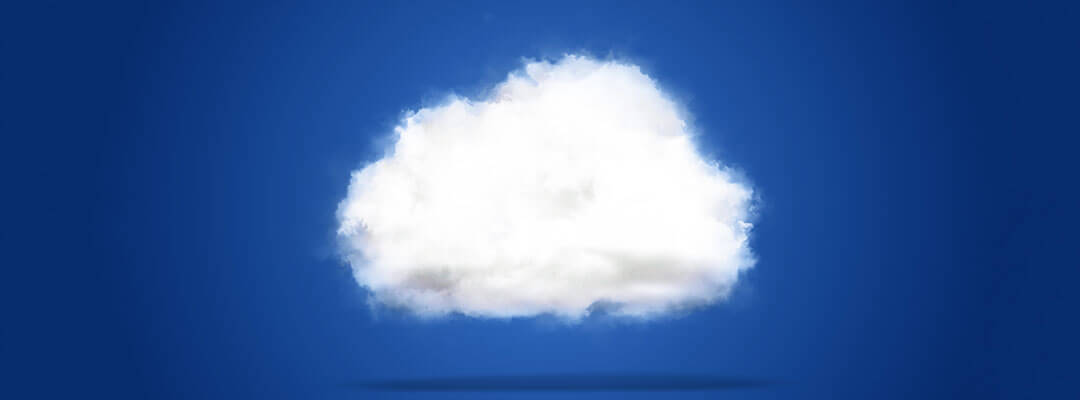
#> input picture cloud2.png, 1080 x 400 px
$ python laplacian.py   (older library calls are emulated)
#> lines starting #> are read from the running program, lines starting #| are printed output that depends on the picture
import cv2
from matplotlib import pyplot as plt
from skimage import filters

if __name__ == "__main__":
    img = cv2.imread('cloud2.png',0)
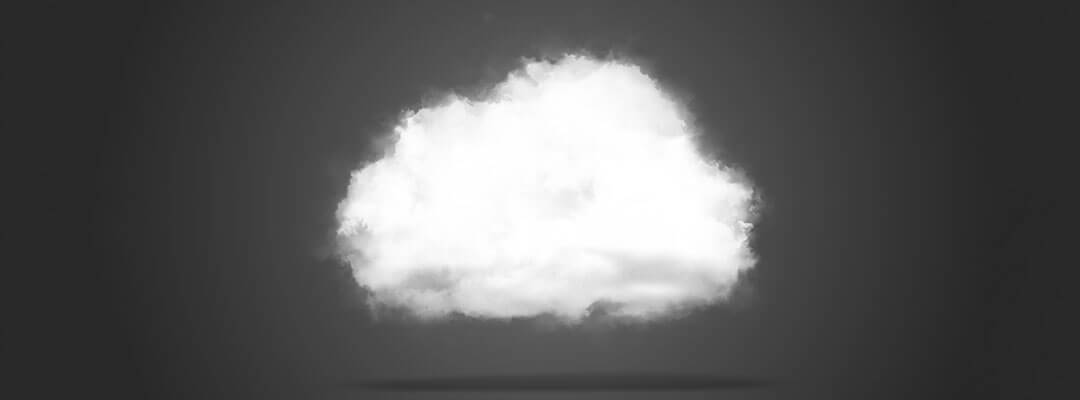
#> img: shape (400, 1080); min 38, max 255, mean 92.4

    laplacian = cv2.Laplacian(img,cv2.CV_64F)
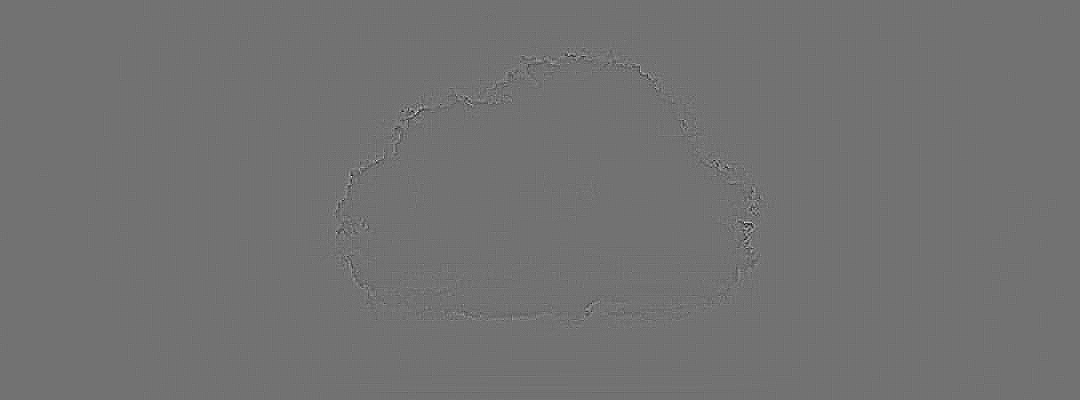
#> laplacian: shape (400, 1080) float64; min -83, max 102, mean 0; drawn with min black and max white
    sobelx = cv2.Sobel(img, cv2.CV_64F, 1, 0, ksize=5)
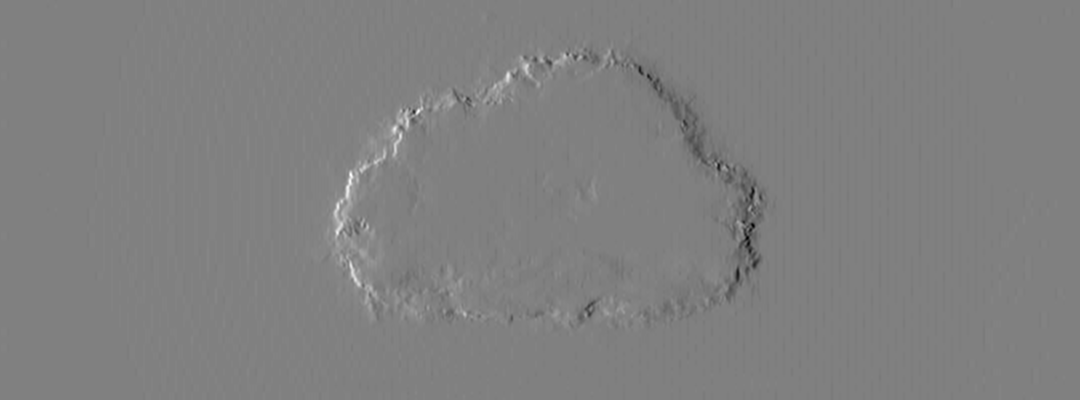
#> sobelx: shape (400, 1080) float64; min -3633, max 3581, mean 0; drawn with min black and max white
    sobely = cv2.Sobel(img, cv2.CV_64F, 0, 1, ksize=5)
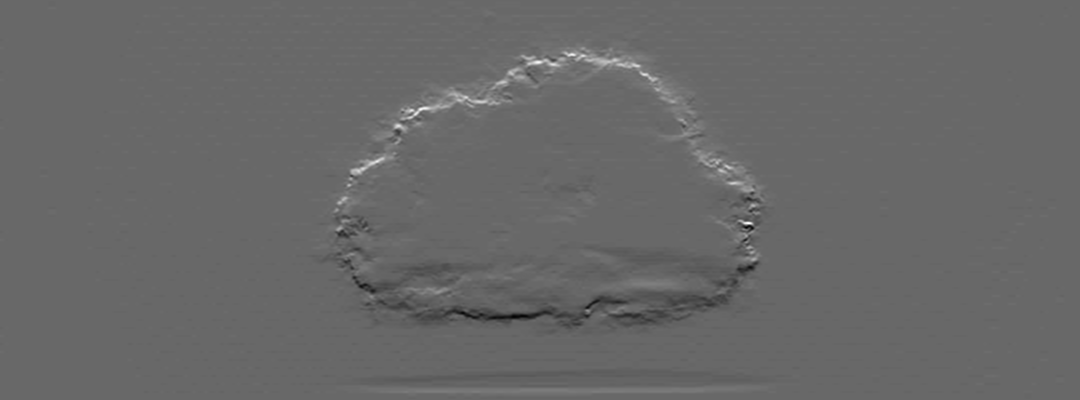
#> sobely: shape (400, 1080) float64; min -2798, max 4012, mean 0.1; drawn with min black and max white
    filters_sobel = filters.sobel(img)
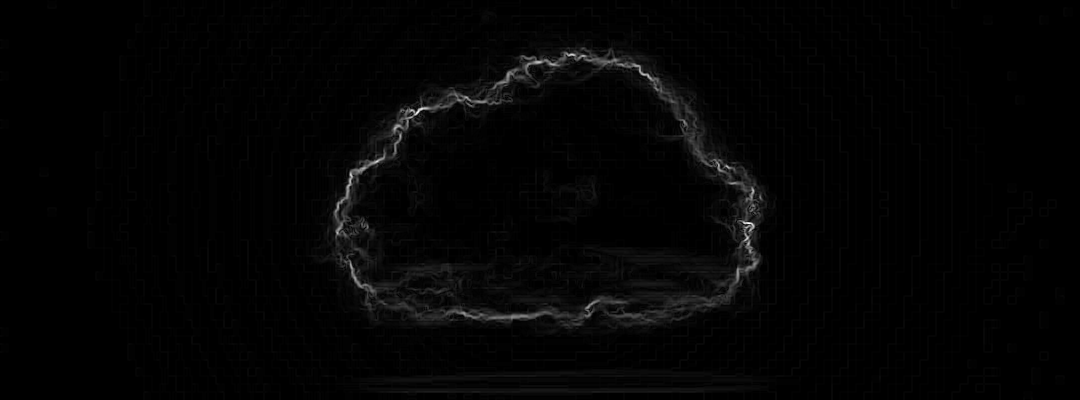
#> filters_sobel: shape (400, 1080) float64; min 0, max 0.248, mean 0.00407; drawn with min black and max white
    filters_prewitt = filters.prewitt(img)

    plt.subplot(3, 3, 1), plt.imshow(img, cmap='gray')
    plt.title('Original'), plt.xticks([]), plt.yticks([])
    plt.subplot(3, 3, 2), plt.imshow(laplacian, cmap='gray')
    plt.title('Laplacian'), plt.xticks([]), plt.yticks([])
    plt.subplot(3, 3, 3), plt.imshow(sobelx, cmap='gray')
    plt.title('Sobel X'), plt.xticks([]), plt.yticks([])
    plt.subplot(3, 3, 4), plt.imshow(sobely, cmap='gray')
    plt.title('Sobel Y'), plt.xticks([]), plt.yticks([])
    plt.subplot(3, 3, 5), plt.imshow(sobelx + sobely, cmap='gray')
    plt.title('sobelx + sobely'), plt.xticks([]), plt.yticks([])
    plt.subplot(3, 3, 6), plt.imshow(filters_sobel, cmap='gray')
    plt.title('filters.sobel'), plt.xticks([]), plt.yticks([])
    plt.subplot(3, 3, 7), plt.imshow(filters_prewitt + sobely, cmap='gray')
    plt.title('filters.prewitt'), plt.xticks([]), plt.yticks([])

    plt.show()
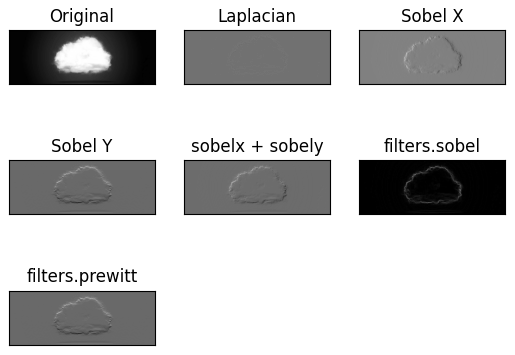
#> figure drawn by matplotlib, 7 panels

$ run again, with cloud1.png copied over cloud2.png
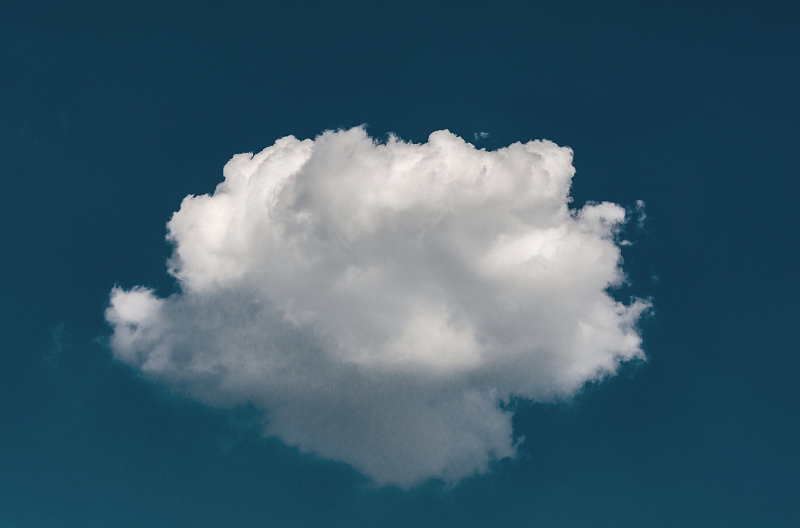
#> input picture cloud1.png, 800 x 528 px
#> `sobely = cv2.Sobel(img, cv2.CV_64F, 0, 1, ksize=5)`:
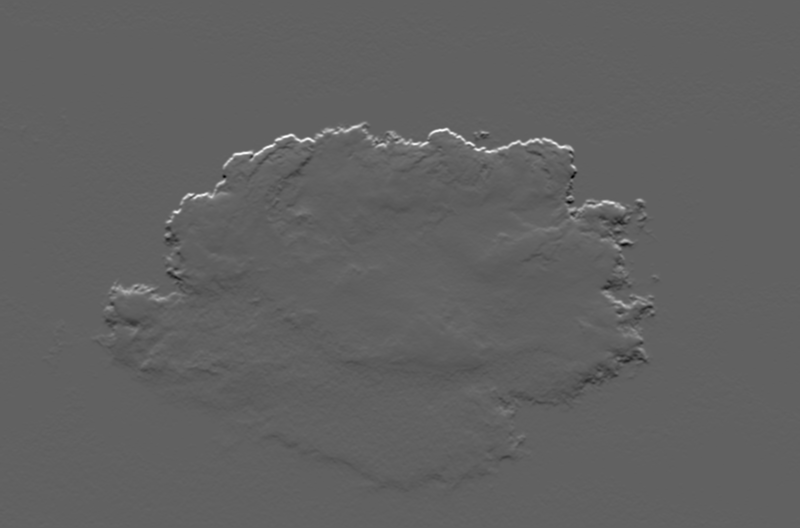
#> sobely: shape (528, 800) float64; min -4354, max 7042, mean 4; drawn with min black and max white
#> `filters_sobel = filters.sobel(img)`:
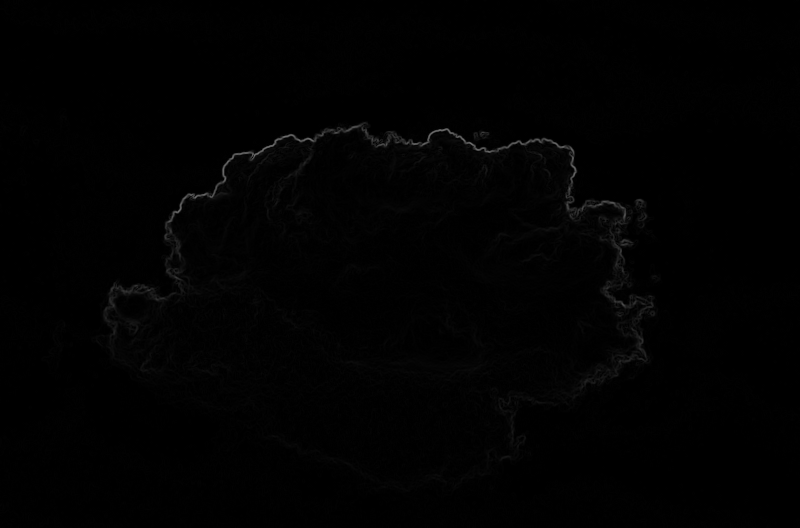
#> filters_sobel: shape (528, 800) float64; min 0, max 0.438, mean 0.00706
